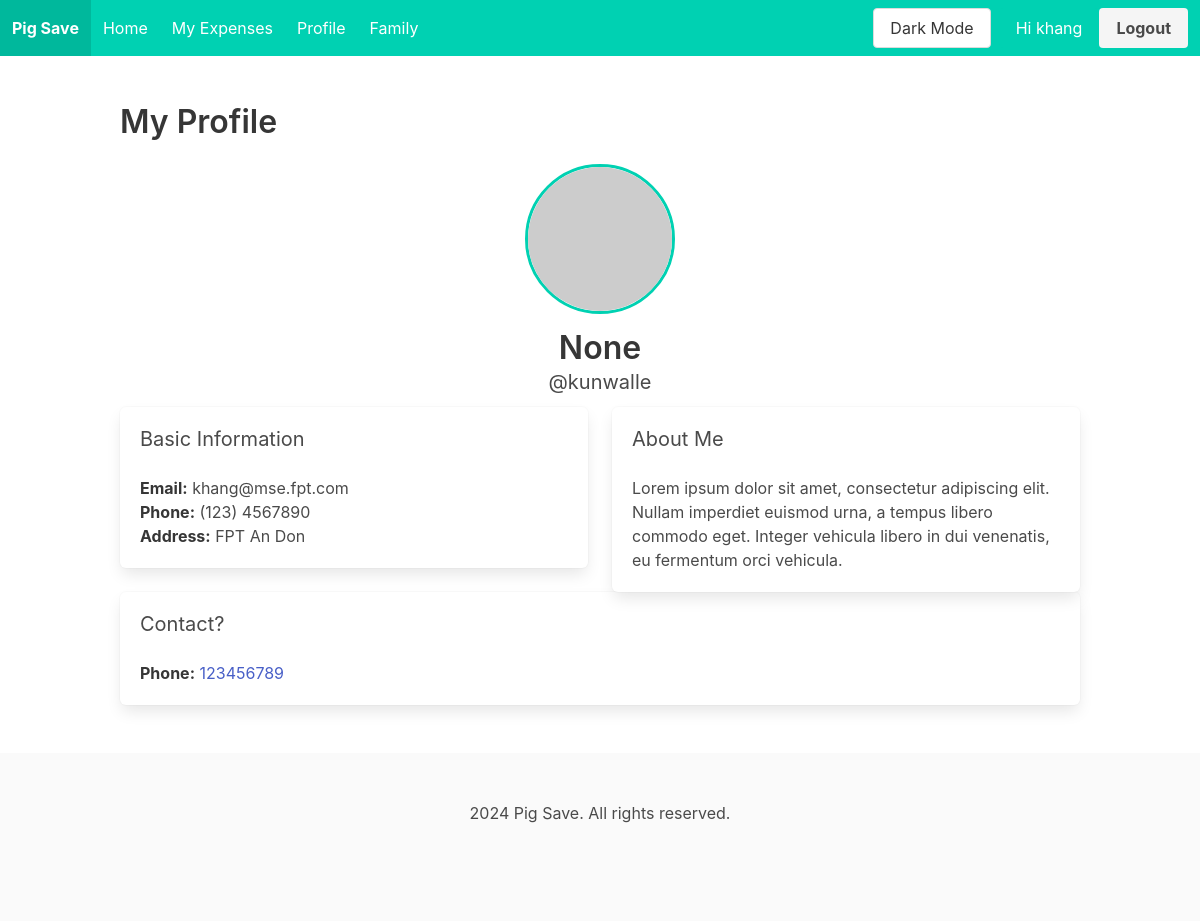
The page /profile (signed in) on the database as committed earlier.
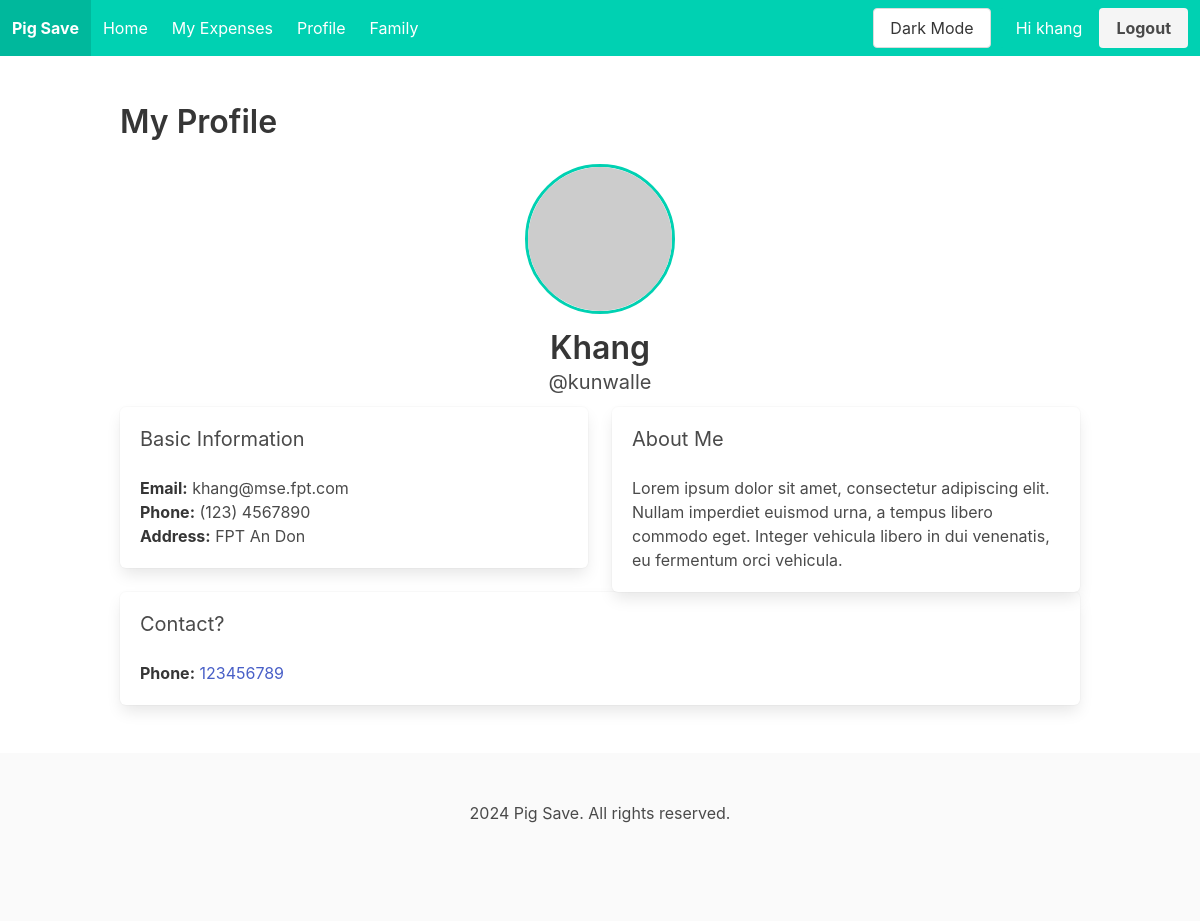
The same page on the database as committed later.
### tables this page shows
CREATE TABLE users (
            id INTEGER PRIMARY KEY AUTOINCREMENT,
            username TEXT NOT NULL UNIQUE,
            name TEXT,
            password TEXT NOT NULL
        );

### routes.py (the view)
@routes.route('/profile')
@login_required
def profile():
    return render_template('user/profile.html')

### main.py (called while the page is built)
@login_manager.user_loader
def load_user(id):
    from models.user import User
    return User.getUser(id)

### models/user.py (called while the page is built)
    def getUser(user_id):
        conn = sqlite3.connect('pig_save.db')
        cursor = conn.cursor()
        cursor.execute('SELECT id, username, name FROM users WHERE id = ?', (user_id,))
        user = cursor.fetchone()
        conn.close()
        if user:
            return User(user[0], user[1], user[2])
        return None

### templates/user/profile.html (shortened to what this page needs)
{% extends "base.html" %}
{% block content %}
<section class="section">
    <div class="container">
        <h1 class="title">My Profile</h1>
        <div class="profile-header">
            <div class="columns is-centered">
                <div class="column has-text-centered">
                    <img src="https://via.placeholder.com/150" alt="Profile Picture" class="profile-picture">
                    <h2 class="title">{{current_user.name}}</h2>
                    <p class="subtitle">@kunwalle</p>
                </div>
            </div>
        </div>
        <div class="profile-info">
            <div class="columns">
                <div class="column is-half">
                    <div class="box">
                        <h3 class="subtitle">Basic Information</h3>
                        <p><strong>Email:</strong> khang@mse.fpt.com</p>
                        <p><strong>Phone:</strong> (123) 4567890</p>
                        <p><strong>Address:</strong> FPT An Don</p>
                    </div>
                </div>
                <div class="column is-half">
                    <div class="box">
                        <h3 class="subtitle">About Me</h3>
                        <p>Lorem ipsum dolor sit amet, consectetur adipiscing elit. Nullam imperdiet euismod urna, a tempus libero commodo eget. Integer vehicula libero in dui venenatis, eu fermentum orci vehicula.</p>
                    </div>
                </div>
            </div>
        </div>
        <div class="profile-info">
            <div class="box">
                <h3 class="subtitle">Contact?</h3>
                <p><strong>Phone:</strong> <a href="tel:+1234567890">123456789</a></p>
            </div>
        </div>
    </div>
</section>
{% endblock %}

### templates/base.html (shortened to what this page needs)
<!DOCTYPE html>
<html lang="en">
  <head>
    <link
      rel="stylesheet"
      href="https://cdn.jsdelivr.net/npm/bulma@0.9.3/css/bulma.min.css"
    />
    <link
      rel="stylesheet"
      href="https://cdnjs.cloudflare.com/ajax/libs/font-awesome/5.15.3/css/all.min.css"
    />
    <link rel="stylesheet" href="static/css/darkmode.css">
  </head>
  <body>
    <nav
      class="navbar is-primary"
      role="navigation"
    >
      <div class="navbar-brand">
        <a class="navbar-item" href="{{ url_for('main.dashboard') }}">
          <strong>Pig Save</strong>
        </a>
      </div>
      <div id="navbarBasicExample" class="navbar-menu">
        <div class="navbar-start">
          <a class="navbar-item" href="{{ url_for('main.dashboard') }}">
            Home
          </a>
          <a class="navbar-item" href="{{ url_for('main.expenses') }}">
            My Expenses
          </a>
          <a class="navbar-item" href="{{ url_for('main.profile') }}">
            Profile
          </a>
          <a class="navbar-item" href="{{ url_for('main.family') }}">
            Family
          </a>
        </div>
        {% if current_user.is_authenticated %}
        <div class="navbar-end">
          <div class="navbar-item">
            <div class="buttons">
              <button id="theme-toggle" class="button">Dark Mode</button>
              <a href="{{ url_for('main.profile') }}">
                <span class="button is-primary">
                  Hi {{ current_user.username }}
                </span>
              </a>
              <a class="button is-light" href="{{ url_for('main.logout') }}">
                <strong>Logout</strong>
              </a>
            </div>
          </div>
        </div>
        {% endif %}
      </div>
    </nav>
    <main>{% block content %} {% endblock %}</main>
    <footer class="footer">
      <div class="content has-text-centered">
        <p>2024 Pig Save. All rights reserved.</p>
      </div>
    </footer>
  </body>
</html>

Rows that differ between the two databases and show on the page:
changed users "khang": name (not shown) → "Khang"
Other text that changed with them:
{{ current_user.name }}: "None" → (not shown)
